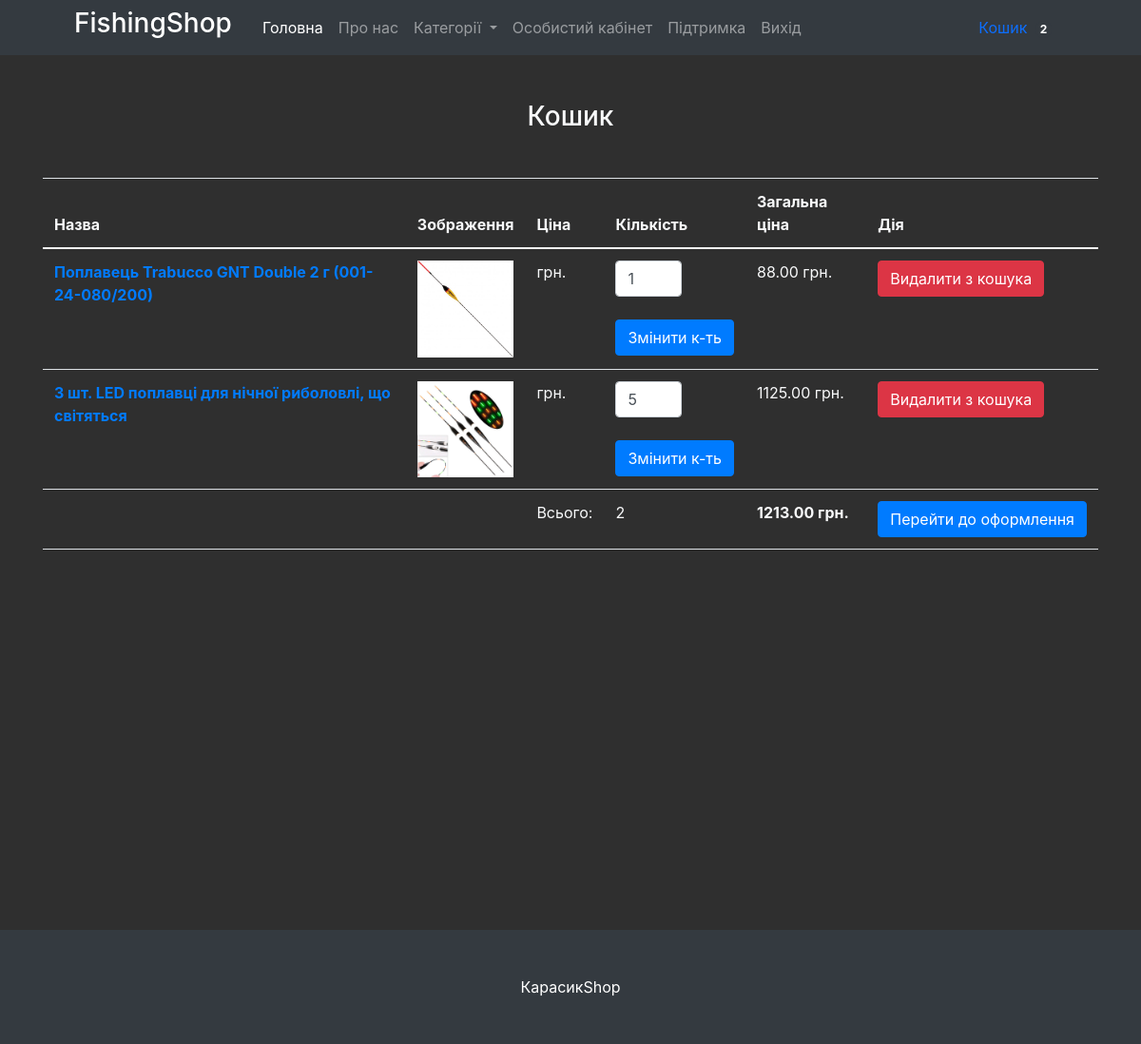
The app's page /cart/ (signed in) with its own data.
### mainapp/models.py (models this page shows, shortened)
class Cart(models.Model):
    owner = models.ForeignKey('Customer', null=True, verbose_name='Власник', on_delete=models.CASCADE)
    products = models.ManyToManyField(CartProduct, blank=True, related_name='related_cart')
    total_products = models.PositiveIntegerField(default=0)
    final_price = models.DecimalField(max_digits=9, default=0, decimal_places=2, verbose_name='Загальна ціна')
    in_order = models.BooleanField(default=False)
    for_anonymous_user = models.BooleanField(default=False)

class CartProduct(models.Model):
    user = models.ForeignKey('Customer', verbose_name='Покупець', on_delete=models.CASCADE)
    cart = models.ForeignKey('Cart', verbose_name='Кошик', on_delete=models.CASCADE, related_name='related_products')
    product = models.ForeignKey(Product, verbose_name='Товар', on_delete=models.CASCADE)
    qty = models.PositiveIntegerField(default=1)
    final_price = models.DecimalField(max_digits=9, decimal_places=2, verbose_name='Загальна ціна')

class Product(models.Model):
    category = models.ForeignKey(Category, verbose_name='Категорія', on_delete=models.CASCADE)
    title = models.CharField(max_length=255, verbose_name='Найменування')
    slug = models.SlugField(unique=True)
    image = models.ImageField(verbose_name='Зображення')
    description = models.TextField(verbose_name='Опис', null=True)
    price = models.DecimalField(max_digits=9, decimal_places=2, verbose_name='Ціна')
    features = models.ManyToManyField("specs.ProductFeatures", blank=True, related_name='features_for_product')
    active = models.BooleanField(verbose_name="Товар в наявності", default=True)
    img1 = models.ImageField(verbose_name="Додаткове зображення (не обов'язково)", null=True, blank=True)
    img2 = models.ImageField(verbose_name="Додаткове зображення (не обов'язково)", null=True, blank=True)
    img3 = models.ImageField(verbose_name="Додаткове зображення (не обов'язково)", null=True, blank=True)
    img4 = models.ImageField(verbose_name="Додаткове зображення (не обов'язково)", null=True, blank=True)
    img5 = models.ImageField(verbose_name="Додаткове зображення (не обов'язково)", null=True, blank=True)
    img6 = models.ImageField(verbose_name="Додаткове зображення (не обов'язково)", null=True, blank=True)
    img7 = models.ImageField(verbose_name="Додаткове зображення (не обов'язково)", null=True, blank=True)
    img8 = models.ImageField(verbose_name="Додаткове зображення (не обов'язково)", null=True, blank=True)
    mainView = models.BooleanField(verbose_name="Показувати на головній", default=True)
    def get_absolute_url(self):
        return reverse('product_detail', kwargs={'slug': self.slug})

### mainapp/views.py (the view)
# urls.py: path('cart/', CartView.as_view(), name='cart'),
class CartView(CartMixin, View):
    def get(self, request, *args, **kwargs):
        categories = Category.objects.all()
        context = {
            'cart': self.cart,
            'categories': categories
        }
        return render(request, 'cart.html', context)

### mainapp/mixins.py (called while the page is built)
    def dispatch(self, request, *args, **kwargs):
        if request.user.is_authenticated:
            customer = Customer.objects.filter(user=request.user).first()
            if not customer:
                customer = Customer.objects.create(
                    user=request.user
                )
            cart = Cart.objects.filter(owner=customer, in_order=False).first()
            if not cart:
                cart = Cart.objects.create(owner=customer)
        else:
            cart = Cart.objects.filter(for_anonymous_user=True).first()
            if not cart:
                cart = Cart.objects.create(for_anonymous_user=True)
        self.cart = cart
        return super().dispatch(request, *args, **kwargs)

### mainapp/models.py (called while the page is built)
    def get_absolute_url(self):
        return reverse('category_detail', kwargs={'slug': self.slug})

### mainapp/templates/cart.html (shortened to what this page needs)
{% extends 'base.html' %}
{% block content %}
<div class="container">
  <h3 class="text-center text-light mt-5 mb-5 ">Кошик {% if not cart.products.count %}порожній{% endif %}</h3>
  {% if cart.products.count %}
  <table class="table text-light">
    <thead>
      <tr>
        <th scope="col">Назва</th>
        <th scope="col">Зображення</th>
        <th scope="col">Ціна</th>
        <th scope="col">Кількість</th>
        <th scope="col">Загальна ціна</th>
        <th scope="col">Дія</th>
      </tr>
    </thead>
    <tbody>
      {% for item in cart.products.all %}
      <tr>
        <th scope="row"><a href="{{ item.product.get_absolute_url }}">{{ item.product.title }}</a></th>
        <td class="w-25 image_in_order"><a href="{{ item.product.get_absolute_url }}"><img
              src="{{ item.product.image.url }}" class="img-fluid"></a></td>
        <td>{{ item.content_object.price }} грн.</td>
        <td>
          <form action="{% url 'change_qty' slug=item.product.slug %}" method="POST">
            <input type="number" class="form-control" name="qty" style="width: 70px;" min="1" value="{{ item.qty }}">
            <br>
            <input type="submit" class="btn btn-primary" value="Змінити к-ть">
          </form>
        </td>
        <td>{{ item.final_price }} грн.</td>
        <td>
          <a href="{% url 'delete_from_cart' slug=item.product.slug %}"><button class="btn btn-danger">Видалити з
              кошука</button></a>
        </td>
      </tr>
      {% endfor %}
      <tr>
        <td colspan="2"></td>
        <td>Всього:</td>
        <td>{{ cart.total_products }}</td>
        <td><strong>{{ cart.final_price }} грн.</strong></td>
        <td><a href="{% url 'checkout' %}"><button class="btn btn-primary">Перейти до оформлення</button></a></td>
      </tr>
    </tbody>
  </table>
  {% endif %}
</div>
{% endblock content %}

### mainapp/templates/base.html (shortened to what this page needs)
{% load static %}
<!DOCTYPE html>
<html lang="uk">
<head>
    <link href='{% static "bootstrap/bootstrap.min.css" %}' rel="stylesheet"/>
    <link rel="stylesheet" href="https://cdn.jsdelivr.net/npm/@fancyapps/ui@4.0/dist/fancybox.css"/>
    <link href="https://cdnjs.cloudflare.com/ajax/libs/twitter-bootstrap/4.1.2/css/bootstrap.min.css" rel="stylesheet"/>
    <link href="https://cdn.jsdelivr.net/npm/slick-carousel@1.8.1/slick/slick.css" rel="stylesheet"/>
    <link href="https://cdnjs.cloudflare.com/ajax/libs/fancybox/3.3.5/jquery.fancybox.min.css" rel="stylesheet"/>
</head>
<body>
<nav class="navbar navbar-expand-lg navbar-dark bg-dark">
    <div class="container px-4 px-lg-5">
        <a href="/"><h3 class="title"><span>FishingShop</span></h3></a>
        <div class="collapse navbar-collapse" id="navbarSupportedContent">
            <ul class="navbar-nav me-auto mb-2 mb-lg-0 ms-lg-4">
                <li class="nav-item">
                    <a class="nav-link active" aria-current="page" href="{% url 'index' %}">
                        Головна
                    </a>
                </li>
                <li class="nav-item"><a class="nav-link" href="{% url 'about' %}">Про нас</a></li>
                <li class="nav-item dropdown">
                    <a class="nav-link dropdown-toggle" id="navbarDropdown" href="#" role="button"
                       data-bs-toggle="dropdown" aria-expanded="false">
                        Категорії
                    </a>
                </li>
                {% if request.user.is_authenticated %}
                    <li class="nav-item">
                        <a class="nav-link" href="{% url 'profile' %}">Особистий кабінет</a>
                    </li>
                    <li class="nav-item">
                        <a class="nav-link" href="{% url 'support' %}">Підтримка</a>
                    </li>
                    <li class="nav-item">
                        <a class="nav-link" href="{% url 'logout' %}">Вихід</a>
                    </li>
                {% endif %}
            </ul>
            <a class="nav-link" href="{% url 'cart' %}">
                Кошик
                <span class="badge bg-dark text-white ms-1 rounded-pill">{{ cart.products.count }}</span>
            </a>
        </div>
    </div>
</nav>
{% block content %}{% endblock content %}
<footer class="py-5 bg-dark" style="margin-top: 400px;">
    <div class="container"><p class="m-0 text-center text-white">КарасикShop</p></div>
</footer>
</body>
</html>

### mainapp/templates/base.html (style rules this page uses)
body { background-color: #242424f2; }
.title { color: white; }
.image_in_order { max-width: 5%; }

### records on screen
Cart: products.count "2", total_products "2", final_price "1213.00"
CartProduct: product "Поплавець Trabucco GNT Double 2 г (001-24-080/200)", product.image (picture), qty "1", final_price "88.00"
CartProduct: product "3 шт. LED поплавці для нічної риболовлі, що світяться", product.image (picture), qty "5", final_price "1125.00"
